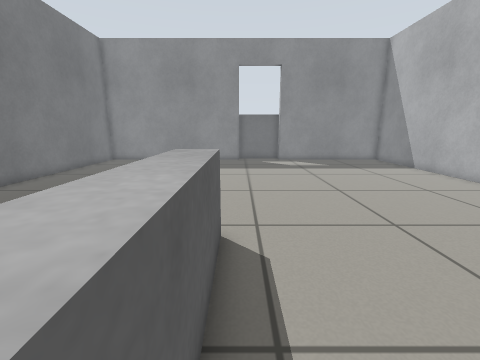
[1] (above)

12 first-person views from a walk through a robot-simulator world made for Gazebo. The camera is 0.68 m above the floor, tilts 12° down and sees 90° across. The floor is counted in squares, 0.25 m on a side. Each view is taken from the middle of a square. On the plan, view 1 faces up. The plan holds only what a view shows up to about 18 squares ahead; the rest is blank. The robots in the file are not drawn.

[2]
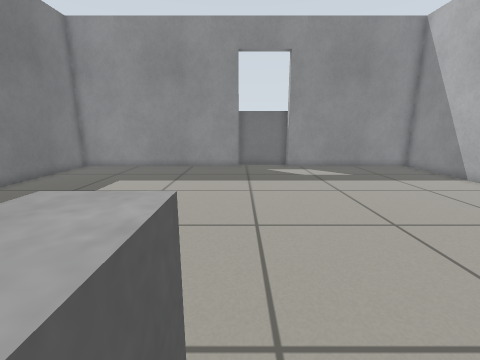

[3]
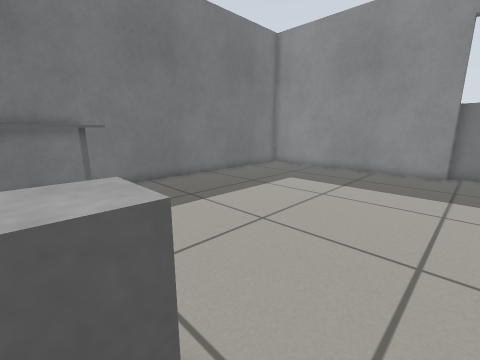

[4]
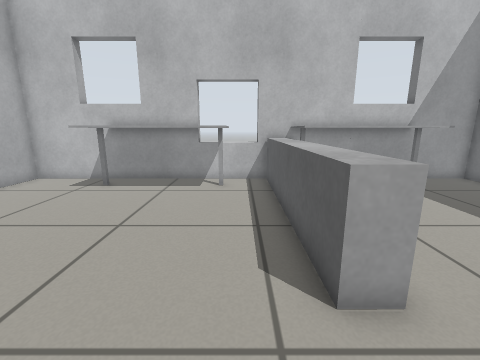

[5]
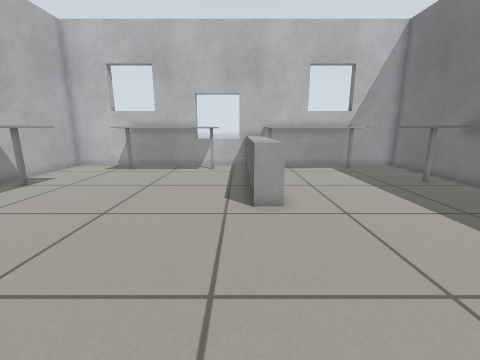

[6]
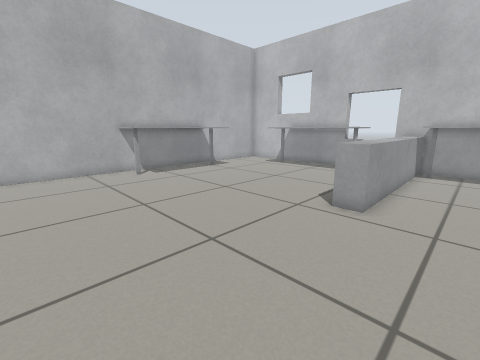

[7]
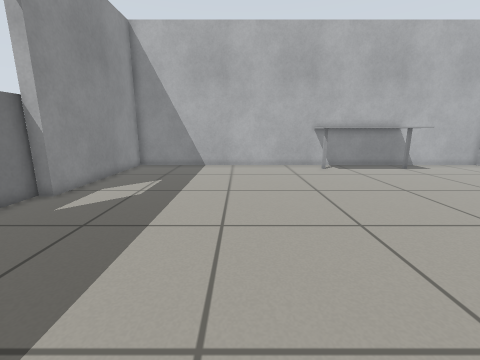

[8]
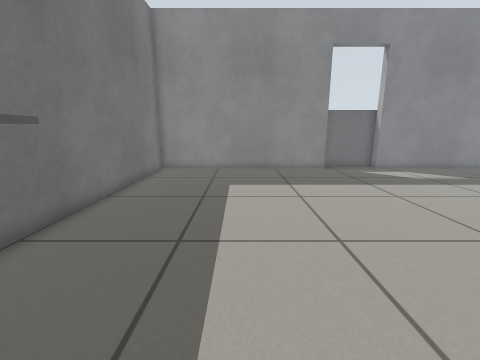

[9]
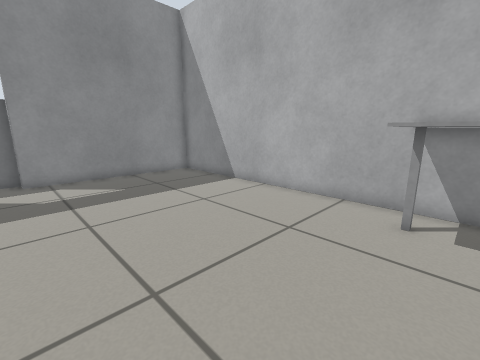

[10]
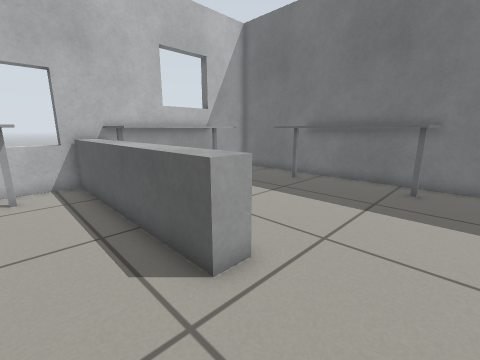

[11]
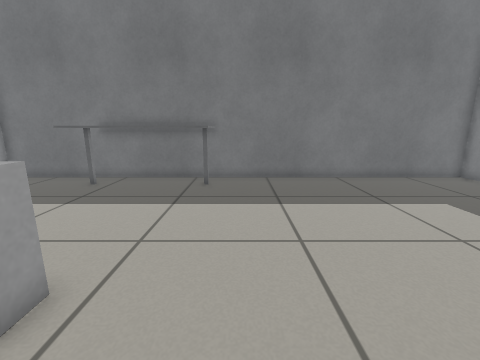

[12]
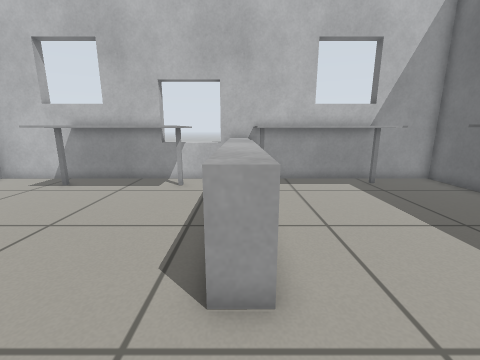

### Floor plan
Key: @ floor where view 1 was taken; # wall or solid block; . floor; D open door; = window, fence, low wall or low ledge; B grey box.
Columns run from 12 left of view 1 to 12 right of it. Each row starts with its distance up from view 1.
 23             BB
 22 ############DDDD#########
 21 #.......................#
 20 #.......................#
 19 #.......................#
 18 #.......................#
 17 #.......................#
 16 #.......................#
 15 #.......................#
 14 #.......................#
 13 #.......................#
 12 #.......................#
 11 #.......................#
 10 #.......................#
  9 #.......................#
  8 #  #.................####
  7 #####................#
  6 #   #......=.........#
  5 #   #......=.........#
  4 #   #......=.........#
  3 #   #......=.........#
  2 #####......=.........####
  1 ####.......=............#
  0 #..........=@...........#
 -1 #..........=..#######...#
 -2 #...#######=..#     #...#
 -3 #...#     #=..#     #...#
 -4 #####     ###=##    #####
 -5             #  #

Positions as (right, up) in squares from view 1, and headings:
1: (0, 0), facing up
2: (0, 4), facing up
3: (1, 5), facing up-left
4: (1, 9), facing down
5: (0, 14), facing down
6: (-4, 14), facing down-right
7: (-6, 14), facing right
8: (-6, 5), facing up
9: (3, 7), facing up-right
10: (2, 9), facing down-left
11: (2, 9), facing left
12: (-1, 9), facing down
